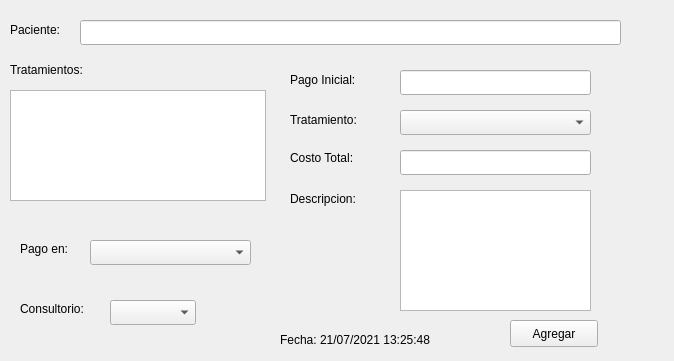
<?xml version="1.0" encoding="UTF-8"?>
<ui version="4.0">
 <class>pago_inicial</class>
 <widget class="QWidget" name="pago_inicial">
  <property name="geometry">
   <rect>
    <x>0</x>
    <y>0</y>
    <width>674</width>
    <height>361</height>
   </rect>
  </property>
  <property name="windowTitle">
   <string>Pago inicial</string>
  </property>
  <property name="windowIcon">
   <iconset>
    <normaloff>img/logo2.png</normaloff>img/logo2.png</iconset>
  </property>
  <widget class="QLineEdit" name="lineEdit">
   <property name="geometry">
    <rect>
     <x>80</x>
     <y>20</y>
     <width>541</width>
     <height>25</height>
    </rect>
   </property>
  </widget>
  <widget class="QLabel" name="label">
   <property name="geometry">
    <rect>
     <x>10</x>
     <y>20</y>
     <width>71</width>
     <height>19</height>
    </rect>
   </property>
   <property name="text">
    <string>Paciente: </string>
   </property>
  </widget>
  <widget class="QLabel" name="label_7">
   <property name="geometry">
    <rect>
     <x>10</x>
     <y>60</y>
     <width>101</width>
     <height>19</height>
    </rect>
   </property>
   <property name="text">
    <string>Tratamientos:</string>
   </property>
  </widget>
  <widget class="QListWidget" name="listWidget">
   <property name="geometry">
    <rect>
     <x>10</x>
     <y>90</y>
     <width>256</width>
     <height>111</height>
    </rect>
   </property>
  </widget>
  <widget class="QLabel" name="label_2">
   <property name="geometry">
    <rect>
     <x>290</x>
     <y>70</y>
     <width>91</width>
     <height>19</height>
    </rect>
   </property>
   <property name="text">
    <string>Pago Inicial:</string>
   </property>
  </widget>
  <widget class="QLineEdit" name="lineEdit_2">
   <property name="geometry">
    <rect>
     <x>400</x>
     <y>70</y>
     <width>191</width>
     <height>25</height>
    </rect>
   </property>
  </widget>
  <widget class="QLabel" name="label_3">
   <property name="geometry">
    <rect>
     <x>290</x>
     <y>110</y>
     <width>101</width>
     <height>19</height>
    </rect>
   </property>
   <property name="text">
    <string>Tratamiento:</string>
   </property>
  </widget>
  <widget class="QLabel" name="label_9">
   <property name="geometry">
    <rect>
     <x>610</x>
     <y>280</y>
     <width>51</width>
     <height>71</height>
    </rect>
   </property>
   <property name="text">
    <string/>
   </property>
   <property name="pixmap">
    <pixmap>img/logo2.png</pixmap>
   </property>
  </widget>
  <widget class="QLabel" name="label_4">
   <property name="geometry">
    <rect>
     <x>280</x>
     <y>330</y>
     <width>211</width>
     <height>19</height>
    </rect>
   </property>
   <property name="text">
    <string>Fecha: 21/07/2021 13:25:48</string>
   </property>
  </widget>
  <widget class="QPushButton" name="pushButton">
   <property name="geometry">
    <rect>
     <x>510</x>
     <y>320</y>
     <width>88</width>
     <height>27</height>
    </rect>
   </property>
   <property name="text">
    <string>Agregar</string>
   </property>
  </widget>
  <widget class="QLabel" name="label_5">
   <property name="geometry">
    <rect>
     <x>290</x>
     <y>150</y>
     <width>91</width>
     <height>16</height>
    </rect>
   </property>
   <property name="text">
    <string>Costo Total:</string>
   </property>
  </widget>
  <widget class="QLineEdit" name="lineEdit_4">
   <property name="geometry">
    <rect>
     <x>400</x>
     <y>150</y>
     <width>191</width>
     <height>25</height>
    </rect>
   </property>
  </widget>
  <widget class="QLabel" name="label_6">
   <property name="geometry">
    <rect>
     <x>290</x>
     <y>190</y>
     <width>91</width>
     <height>17</height>
    </rect>
   </property>
   <property name="text">
    <string>Descripcion:</string>
   </property>
  </widget>
  <widget class="QPlainTextEdit" name="plainTextEdit">
   <property name="geometry">
    <rect>
     <x>400</x>
     <y>190</y>
     <width>191</width>
     <height>121</height>
    </rect>
   </property>
  </widget>
  <widget class="QComboBox" name="comboBox">
   <property name="geometry">
    <rect>
     <x>400</x>
     <y>110</y>
     <width>191</width>
     <height>25</height>
    </rect>
   </property>
  </widget>
  <widget class="QLabel" name="label_8">
   <property name="geometry">
    <rect>
     <x>20</x>
     <y>240</y>
     <width>67</width>
     <height>17</height>
    </rect>
   </property>
   <property name="text">
    <string>Pago en:</string>
   </property>
  </widget>
  <widget class="QComboBox" name="comboBox_2">
   <property name="geometry">
    <rect>
     <x>90</x>
     <y>240</y>
     <width>161</width>
     <height>25</height>
    </rect>
   </property>
  </widget>
  <widget class="QLabel" name="label_10">
   <property name="geometry">
    <rect>
     <x>20</x>
     <y>300</y>
     <width>91</width>
     <height>17</height>
    </rect>
   </property>
   <property name="text">
    <string>Consultorio:</string>
   </property>
  </widget>
  <widget class="QComboBox" name="comboBox_3">
   <property name="geometry">
    <rect>
     <x>110</x>
     <y>300</y>
     <width>86</width>
     <height>25</height>
    </rect>
   </property>
  </widget>
 </widget>
 <resources/>
 <connections/>
</ui>
